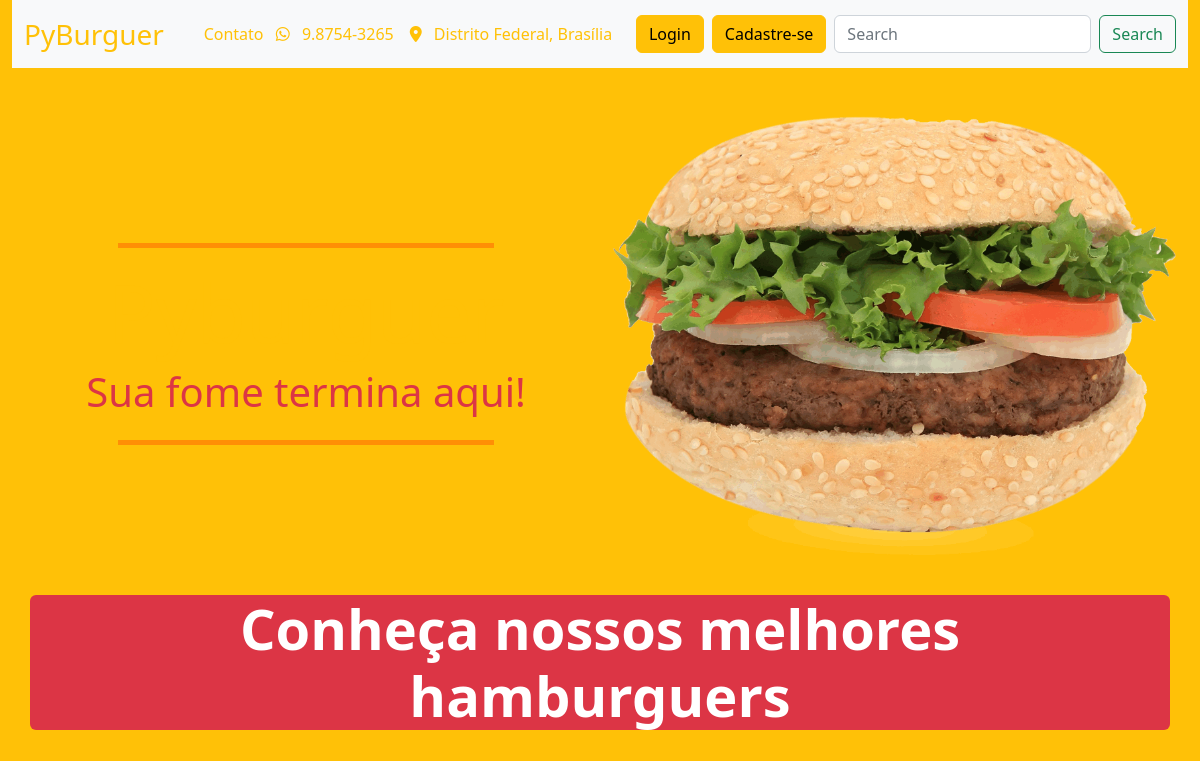
The app's page /, older data.
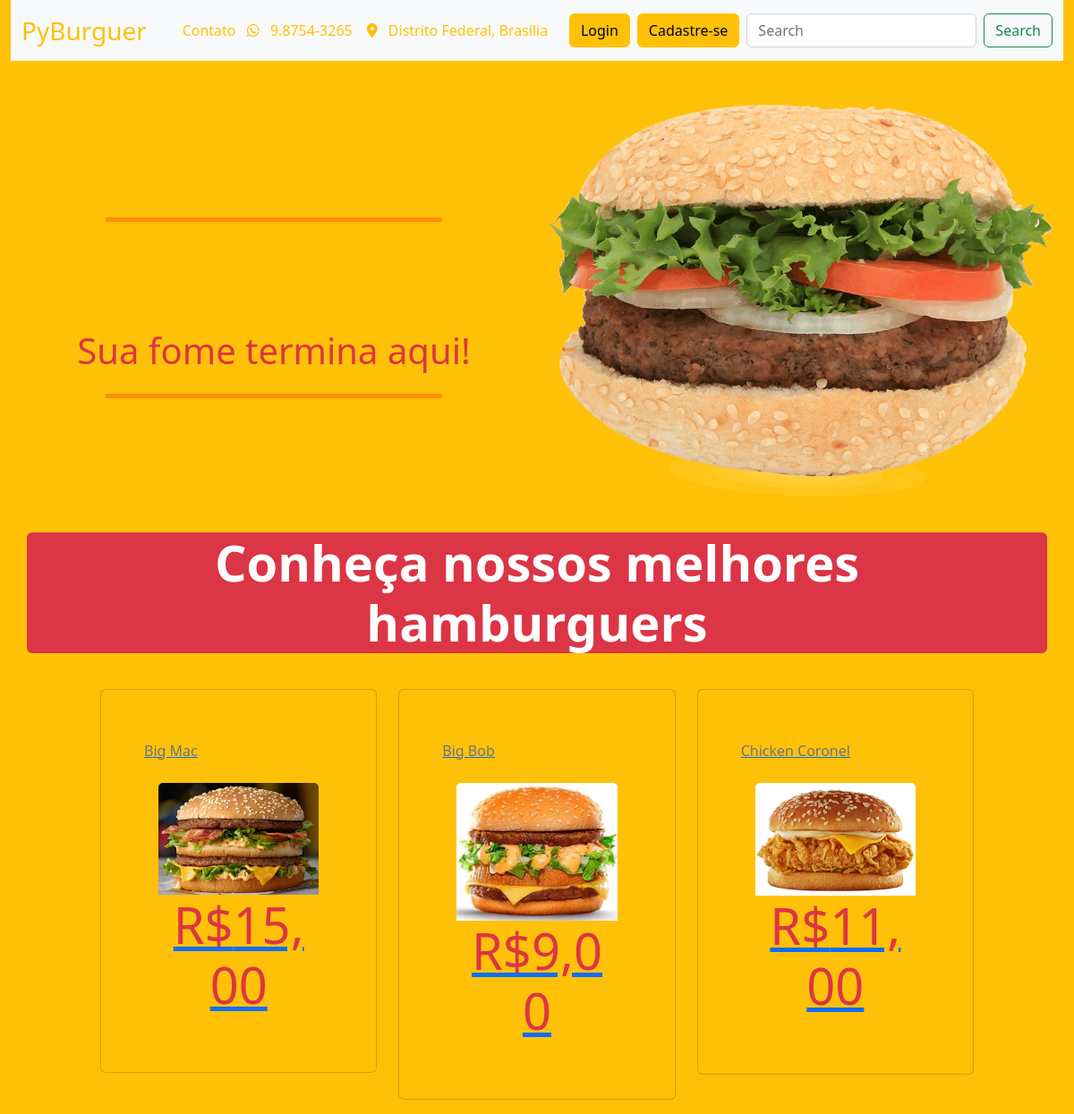
The same page, newer data.
### burguer/models.py (models this page shows, shortened)
class Produto(models.Model):
    nome = models.TextField(null=False, blank=False, default="")
    descricao = models.TextField(null=False, blank=False)
    preco = models.FloatField(null=False, blank=False)
    imagem = models.ImageField(upload_to='burguer/img', default='', null=False, blank=False)

### burguer/views.py (the view)
# urls.py: path('', views.home, name='home'),
def home(request):
    produtos = Produto.objects.all()
    context = {
        'produtos': produtos
    }
    return render(request, 'burguer/home.html', context)

### templates/burguer/home.html (shortened to what this page needs)
{% extends 'burguer/base.html' %}
{% load static %}
{% block navbar %}
    {% include 'burguer/fragments/navbar.html' %}
{% endblock%}
{% block banner %}
    {% include 'burguer/fragments/banner.html' %}
{% endblock%}
{% block conteudo %}
    {% include 'burguer/fragments/conteudo.html' %}
{% endblock%}

### templates/burguer/base.html (shortened to what this page needs)
<!DOCTYPE html>
<html lang="pt-br">
<head>
    <link href="https://cdn.jsdelivr.net/npm/bootstrap@5.2.3/dist/css/bootstrap.min.css" rel="stylesheet"
/>
    <link href="https://cdnjs.cloudflare.com/ajax/libs/font-awesome/6.0.0/css/all.min.css" rel="stylesheet"/>
</head>
<body class="bg-warning">
    <div class="container-fluid">
        <div class="row">
            <div class="col">
                <nav>
                    {% block navbar %}
                    {% endblock%}
                </nav>
                <main>
                    {% block banner %}
                    {% endblock%}
                    {% block conteudo %}
                    {% endblock%}
                </main>
            </div>
        </div>
    </div>
</body>
</html>

### templates/burguer/fragments/navbar.html (shortened to what this page needs)
{% load static %}
<nav class="navbar navbar-expand-lg navbar-light bg-light">
  <div class="container-fluid">
    <a class="navbar-brand text-warning fs-3" href="#">PyBurguer</a>
    <div class="collapse navbar-collapse" id="navbarSupportedContent">
      <ul class="navbar-nav me-auto ms-auto mb-2 mb-lg-0">
        <li class="nav-item">
          <a class="nav-link active text-warning" aria-current="page" href="#">
              Contato
              <i class="fa-brands fa-whatsapp text-warning ms-2"></i>
              <span class="text ms-2 text-warning">9.8754-3265</span>
          </a>
        </li>
        <li class="nav-item">
          <a class="nav-link" href="#">
              <i class="fa-solid fa-location-dot text-warning"></i>
              <span class="text ms-2 text-warning">Distrito Federal, Brasília</span>
          </a>
        </li>
      </ul>
        <ul class="navbar-nav  ">
            <li class="nav-item">
               <a class="btn btn-large btn-warning" aria-current="page" href="#">
                    <span class="text"> Login </span>
                </a>
            </li>
            <li class="nav-item mx-lg-2">
               <a class="btn btn-large btn-warning" aria-current="page" href="#">
                    <span class="text"> Cadastre-se </span>
                </a>
            </li>
        </ul>
      <form class="d-flex">
        <input class="form-control me-2" type="search" placeholder="Search" aria-label="Search">
        <button class="btn btn-outline-success" type="submit">Search</button>
      </form>
    </div>
  </div>
</nav>

### templates/burguer/fragments/banner.html
{% load static %}
<div class="container-fluid mt-5">
    <div class="row d-flex align-items-center">
        <div class="col-md-6 text-warning justify-content-center">
            <hr class="col-lg-6 col-xl-8 offset-lg-3 offset-xl-2"
                style="height:5px; color:red; background-color:red">
            <h1 class="text-center display-1">Pyburguer</h1>
            <h1 class="text-center text-danger">Sua fome termina aqui!</h1>
            <hr class="col-lg-6 col-xl-8 offset-lg-3 offset-xl-2 mt-4"
                style="height:5px; color:red; background-color:red">
        </div>
        <div class="col-md-6">
            <img src="{% static 'burguer/burger_slide.png' %}" class="img-fluid">
        </div>
    </div>
</div>

### templates/burguer/fragments/conteudo.html (shortened to what this page needs)
{% load static %}
<div class="row">
    <div class="col">
        <div class="container bg-danger rounded my-4">
            <div class="spam text-white text-center display-4 fw-bold">
                Conheça nossos melhores hamburguers
            </div>
        </div>
    </div>
</div>
<div class="row my-3">
    <div class="col-md-10 offset-1">
        <div class="row row-cols-1 row-cols-md-3 g-4">
            {% for produto in produtos %}
                <div class="col">
                    <div class="card bg-warning p-5">
                        <a href="{% url 'produto' produto.id %}">
                            <p class="card-title text-secondary"> {{ produto.descricao }}</p>
                            <div class="card-body">
                                <img src="{{ produto.imagem.url }}" class="card-img-top" alt="hamburguer">
                                <div class="span display-4 text-end mx-3 text-danger text-center"> R${{ produto.preco | floatformat:2 }} </div>
                            </div>
                        </a>
                    </div>
                </div>
            {% endfor %}
        </div>
    </div>
</div>

Row changes from the older to the newer data that the page shows:
added Produto: descricao "Big Mac", imagem (picture), preco "15,00"
added Produto: descricao "Big Bob", imagem (picture), preco "9,00"
added Produto: descricao "Chicken Coronel", imagem (picture), preco "11,00"
